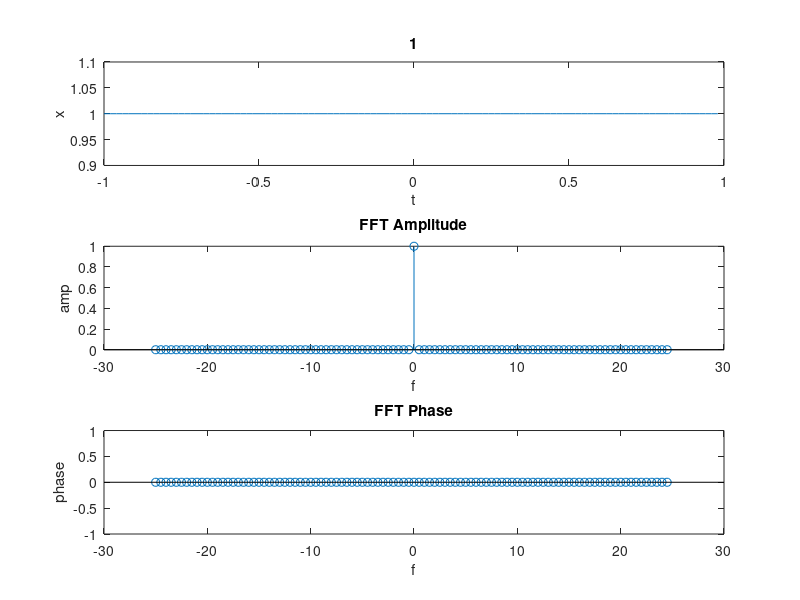

Write MATLAB code to recreate this figure.
fs = 50;    ts = 1/fs;
tstart = -1; tend = 1;
t = tstart:ts:tend-ts;
x7 = ones(size(t));

S = fftshift(fft(x7));
N = length(x7);
F = -fs/2:fs/N:fs/2-fs/N;

subplot(3,1,1)
plot(t,x7) % Signal in Time Domain
title 1
xlabel t; ylabel x

S = S .* (abs(S)>.01*max(abs(S)));
absS = abs(S)/max(abs(S));
subplot(3,1,2)
stem(F, absS) % Amp
title("FFT Amplitude")
xlabel f; ylabel amp

subplot(3,1,3)
stem(F,angle(S)/pi) % Phase
title("FFT Phase")
xlabel f; ylabel phase